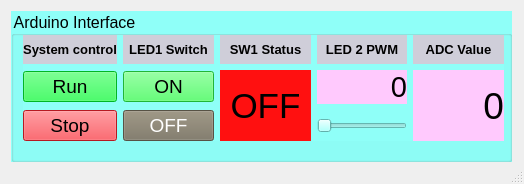
<?xml version="1.0" encoding="UTF-8"?>
<ui version="4.0">
 <class>MainWindow</class>
 <widget class="QMainWindow" name="MainWindow">
  <property name="geometry">
   <rect>
    <x>0</x>
    <y>0</y>
    <width>524</width>
    <height>184</height>
   </rect>
  </property>
  <property name="windowTitle">
   <string>MainWindow</string>
  </property>
  <widget class="QWidget" name="centralwidget">
   <widget class="QGroupBox" name="groupBox">
    <property name="geometry">
     <rect>
      <x>11</x>
      <y>11</y>
      <width>501</width>
      <height>151</height>
     </rect>
    </property>
    <property name="font">
     <font>
      <pointsize>12</pointsize>
     </font>
    </property>
    <property name="styleSheet">
     <string notr="true">background-color: rgb(143, 255, 248);</string>
    </property>
    <property name="title">
     <string>Arduino Interface</string>
    </property>
    <widget class="QWidget" name="layoutWidget">
     <property name="geometry">
      <rect>
       <x>12</x>
       <y>24</y>
       <width>481</width>
       <height>106</height>
      </rect>
     </property>
     <layout class="QGridLayout" name="gridLayout">
      <item row="2" column="3">
       <widget class="QSlider" name="sld">
        <property name="sizePolicy">
         <sizepolicy hsizetype="Minimum" vsizetype="Fixed">
          <horstretch>0</horstretch>
          <verstretch>0</verstretch>
         </sizepolicy>
        </property>
        <property name="maximum">
         <number>255</number>
        </property>
        <property name="orientation">
         <enum>Qt::Horizontal</enum>
        </property>
       </widget>
      </item>
      <item row="2" column="0">
       <widget class="QPushButton" name="stopbt">
        <property name="font">
         <font>
          <pointsize>14</pointsize>
         </font>
        </property>
        <property name="styleSheet">
         <string notr="true">background-color: rgb(255, 35, 46);</string>
        </property>
        <property name="text">
         <string>Stop</string>
        </property>
       </widget>
      </item>
      <item row="2" column="1">
       <widget class="QPushButton" name="offbt">
        <property name="font">
         <font>
          <pointsize>14</pointsize>
         </font>
        </property>
        <property name="styleSheet">
         <string notr="true">background-color: rgb(122, 115, 97);
color: rgb(255, 255, 255);</string>
        </property>
        <property name="text">
         <string>OFF</string>
        </property>
       </widget>
      </item>
      <item row="1" column="0">
       <widget class="QPushButton" name="runbt_2">
        <property name="font">
         <font>
          <pointsize>14</pointsize>
         </font>
        </property>
        <property name="styleSheet">
         <string notr="true">background-color: rgb(2, 255, 52);</string>
        </property>
        <property name="text">
         <string>Run</string>
        </property>
       </widget>
      </item>
      <item row="1" column="1">
       <widget class="QPushButton" name="onbt">
        <property name="font">
         <font>
          <pointsize>14</pointsize>
         </font>
        </property>
        <property name="styleSheet">
         <string notr="true">background-color: rgb(46, 255, 77);</string>
        </property>
        <property name="text">
         <string>ON</string>
        </property>
       </widget>
      </item>
      <item row="1" column="2" rowspan="2">
       <widget class="QLabel" name="ledsts">
        <property name="font">
         <font>
          <pointsize>26</pointsize>
         </font>
        </property>
        <property name="styleSheet">
         <string notr="true">background-color: rgb(255, 16, 16);</string>
        </property>
        <property name="text">
         <string>OFF</string>
        </property>
        <property name="alignment">
         <set>Qt::AlignCenter</set>
        </property>
       </widget>
      </item>
      <item row="1" column="3">
       <widget class="QLabel" name="pwm">
        <property name="font">
         <font>
          <pointsize>22</pointsize>
         </font>
        </property>
        <property name="styleSheet">
         <string notr="true">background-color: rgb(255, 201, 253);</string>
        </property>
        <property name="text">
         <string>0</string>
        </property>
        <property name="alignment">
         <set>Qt::AlignRight|Qt::AlignTrailing|Qt::AlignVCenter</set>
        </property>
       </widget>
      </item>
      <item row="1" column="4" rowspan="2">
       <widget class="QLabel" name="adc">
        <property name="font">
         <font>
          <pointsize>28</pointsize>
         </font>
        </property>
        <property name="styleSheet">
         <string notr="true">background-color: rgb(255, 201, 253);</string>
        </property>
        <property name="text">
         <string>0</string>
        </property>
        <property name="alignment">
         <set>Qt::AlignRight|Qt::AlignTrailing|Qt::AlignVCenter</set>
        </property>
       </widget>
      </item>
      <item row="0" column="4">
       <widget class="QLabel" name="label_4">
        <property name="sizePolicy">
         <sizepolicy hsizetype="Preferred" vsizetype="Expanding">
          <horstretch>0</horstretch>
          <verstretch>0</verstretch>
         </sizepolicy>
        </property>
        <property name="font">
         <font>
          <pointsize>10</pointsize>
          <weight>75</weight>
          <bold>true</bold>
         </font>
        </property>
        <property name="styleSheet">
         <string notr="true">background-color: rgb(207, 206, 217);</string>
        </property>
        <property name="text">
         <string>ADC Value</string>
        </property>
        <property name="alignment">
         <set>Qt::AlignCenter</set>
        </property>
       </widget>
      </item>
      <item row="0" column="0">
       <widget class="QLabel" name="label_3">
        <property name="sizePolicy">
         <sizepolicy hsizetype="Preferred" vsizetype="Expanding">
          <horstretch>0</horstretch>
          <verstretch>0</verstretch>
         </sizepolicy>
        </property>
        <property name="font">
         <font>
          <pointsize>10</pointsize>
          <weight>75</weight>
          <bold>true</bold>
         </font>
        </property>
        <property name="styleSheet">
         <string notr="true">background-color: rgb(207, 206, 217);</string>
        </property>
        <property name="text">
         <string>System control</string>
        </property>
        <property name="alignment">
         <set>Qt::AlignCenter</set>
        </property>
        <property name="wordWrap">
         <bool>false</bool>
        </property>
       </widget>
      </item>
      <item row="0" column="1">
       <widget class="QLabel" name="label">
        <property name="sizePolicy">
         <sizepolicy hsizetype="Preferred" vsizetype="Expanding">
          <horstretch>0</horstretch>
          <verstretch>0</verstretch>
         </sizepolicy>
        </property>
        <property name="font">
         <font>
          <pointsize>10</pointsize>
          <weight>75</weight>
          <bold>true</bold>
         </font>
        </property>
        <property name="styleSheet">
         <string notr="true">background-color: rgb(207, 206, 217);</string>
        </property>
        <property name="text">
         <string>LED1 Switch</string>
        </property>
        <property name="alignment">
         <set>Qt::AlignCenter</set>
        </property>
        <property name="wordWrap">
         <bool>false</bool>
        </property>
       </widget>
      </item>
      <item row="0" column="2">
       <widget class="QLabel" name="label_2">
        <property name="sizePolicy">
         <sizepolicy hsizetype="Preferred" vsizetype="Expanding">
          <horstretch>0</horstretch>
          <verstretch>0</verstretch>
         </sizepolicy>
        </property>
        <property name="font">
         <font>
          <pointsize>10</pointsize>
          <weight>75</weight>
          <bold>true</bold>
         </font>
        </property>
        <property name="styleSheet">
         <string notr="true">background-color: rgb(207, 206, 217);</string>
        </property>
        <property name="text">
         <string>SW1 Status</string>
        </property>
        <property name="alignment">
         <set>Qt::AlignCenter</set>
        </property>
       </widget>
      </item>
      <item row="0" column="3">
       <widget class="QLabel" name="label_5">
        <property name="sizePolicy">
         <sizepolicy hsizetype="Preferred" vsizetype="Expanding">
          <horstretch>0</horstretch>
          <verstretch>0</verstretch>
         </sizepolicy>
        </property>
        <property name="font">
         <font>
          <pointsize>10</pointsize>
          <weight>75</weight>
          <bold>true</bold>
         </font>
        </property>
        <property name="styleSheet">
         <string notr="true">background-color: rgb(207, 206, 217);</string>
        </property>
        <property name="text">
         <string>LED 2 PWM</string>
        </property>
        <property name="alignment">
         <set>Qt::AlignCenter</set>
        </property>
       </widget>
      </item>
     </layout>
    </widget>
   </widget>
  </widget>
  <widget class="QStatusBar" name="statusbar"/>
 </widget>
 <resources/>
 <connections>
  <connection>
   <sender>sld</sender>
   <signal>sliderMoved(int)</signal>
   <receiver>pwm</receiver>
   <slot>setNum(int)</slot>
   <hints>
    <hint type="sourcelabel">
     <x>342</x>
     <y>87</y>
    </hint>
    <hint type="destinationlabel">
     <x>350</x>
     <y>119</y>
    </hint>
   </hints>
  </connection>
 </connections>
</ui>
